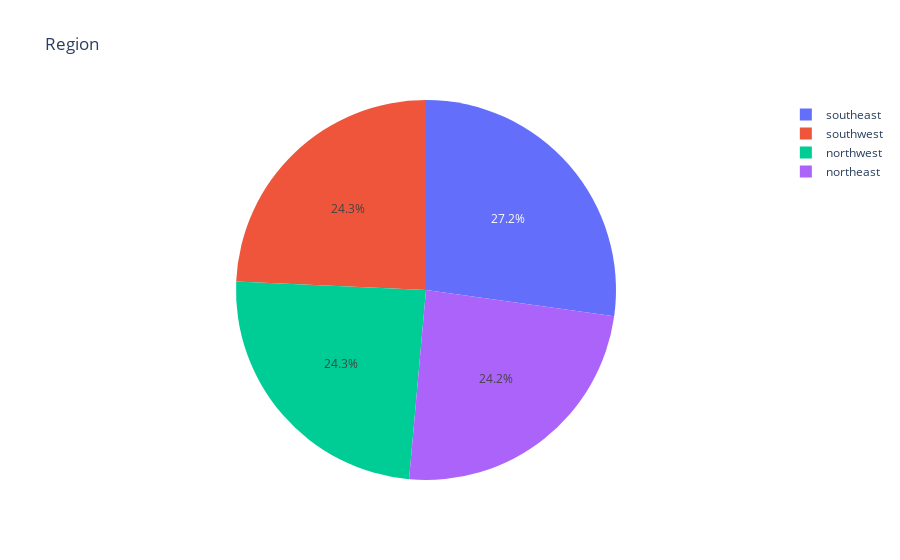

Notebook code for this chart:
### Code cell
ex.pie(df,names='region',title='Region')

### Figure 1 — Plotly figure (JSON) as saved in the notebook; plotly's stock layout.template omitted (floating-point values rounded to 4 significant figures; data arrays with more than 128 entries replaced by an {"elided": "..."} marker saying what was removed)
{"data": [{"domain": {"x": [0, 1], "y": [0, 1]}, "hovertemplate": "region=%{label}<extra></extra>", "labels": {"elided": "1338 str values"}, "legendgroup": "", "name": "", "showlegend": true, "type": "pie"}], "layout": {"legend": {"tracegroupgap": 0}, "title": {"text": "Region"}}}
